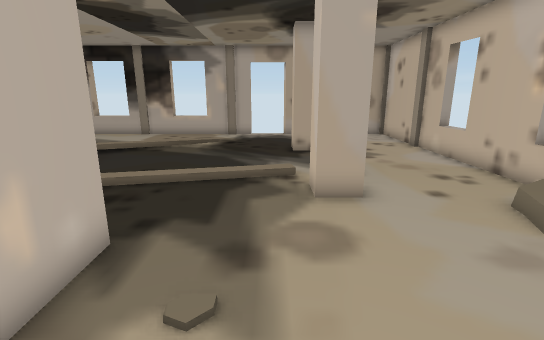
[1] (above)

14 first-person views from a walk through a scene from a Unity 3-D project. The camera is 1.2 m above the floor, tilts 14° down and sees 85° across. The floor is counted in squares, 0.5 m on a side. Each view is taken from the middle of a square. On the plan, view 1 faces up. The plan holds only what a view shows up to about 19 squares ahead; the rest is blank. The place goes on beyond the plan.

[2]
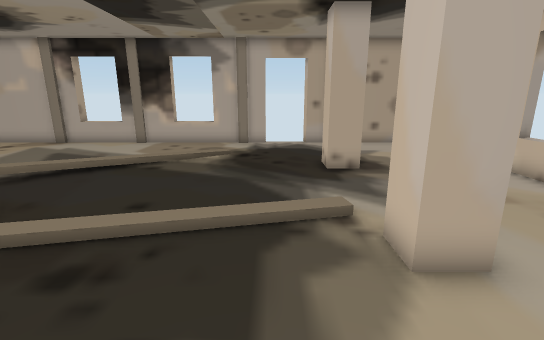

[3]
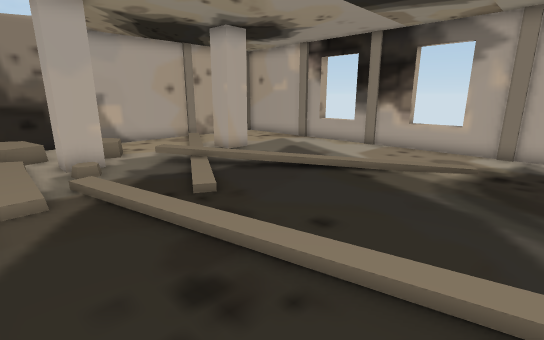

[4]
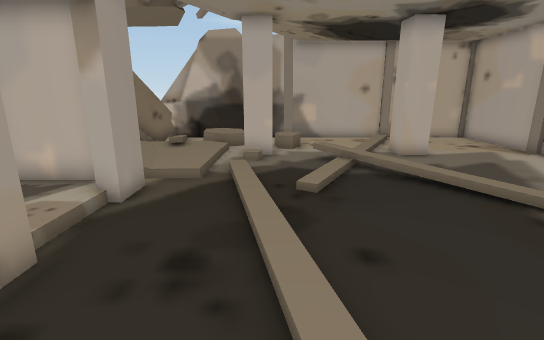

[5]
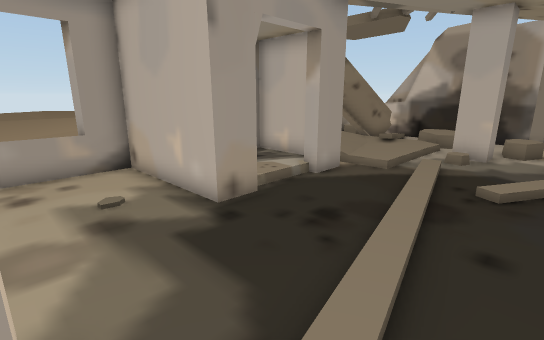

[6]
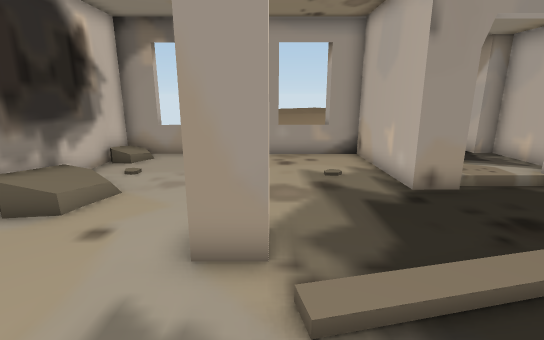

[7]
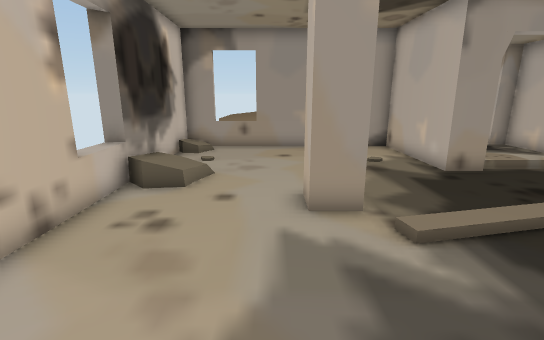

[8]
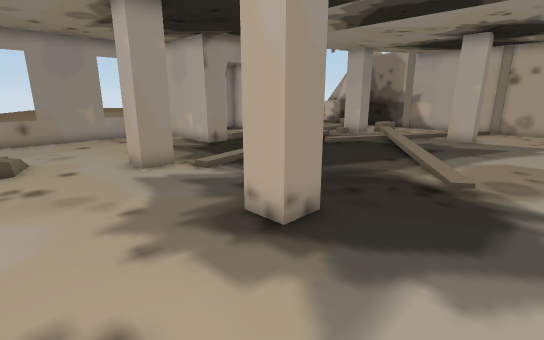

[9]
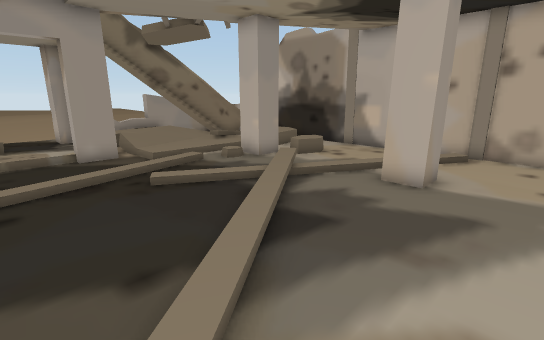

[10]
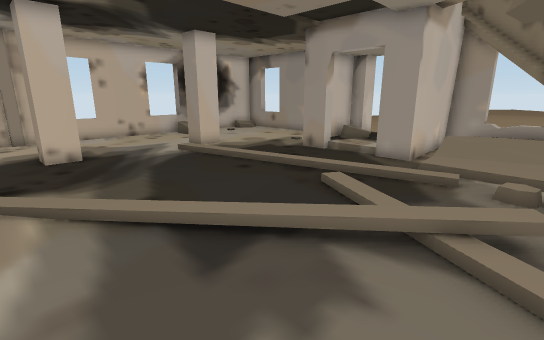

[11]
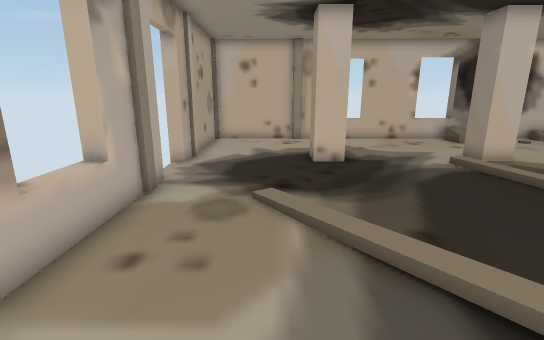

[12]
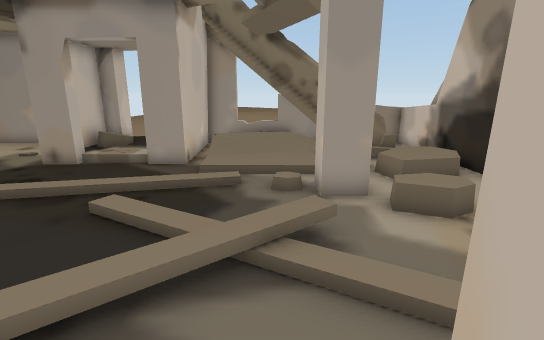

[13]
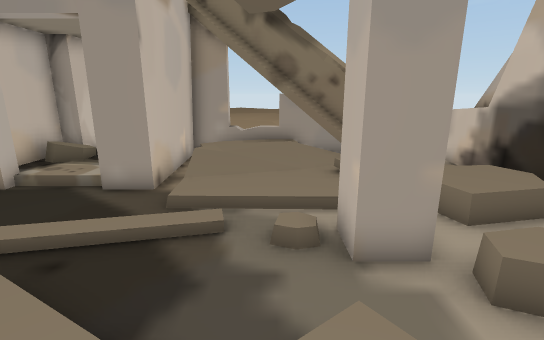

[14]
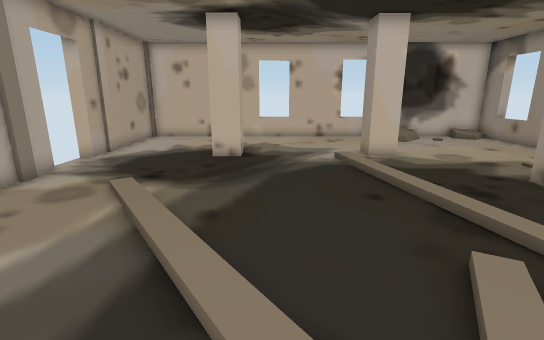

### Floor plan
Key: @ floor where view 1 was taken; # wall or solid block; x gap in a wall; . main floor; : floor 0.25 m higher than the main floor; + floor 0.5 m higher than the main floor; / step, stairs or slope; = window, fence, low wall or low ledge; O other object.
Columns run from 18 left of view 1 to 8 right of it. Each row starts with its distance up from view 1.
 20       ##=# ##=#    #
 19 #######==###==###..#######
 18 #........................#
 17 #........................#
 16 #........................#
 15 #............/...........#
 14 #//..#.....//......##....#
 13 #..///....//.......##....##
 12 #...///.///..............==
 11 #.....///................##
 10 #.....O///...............#
  9 #..OO.....//....///......#
  8 #../.##..../////...##....##
  7 #../.##/////.......##....==
  6 #.:///////..............:##
  5 # :/:/::::.... #........:#
  4  #..//::::##//##........:#
  3  #==#:::::##:::#.........#
  2  ##=###:+:##:: #.........#
  1   ##=####:##::##.........#
  0        ##.##::## .@..... #
 -1         ###    ##  x##  ##

Positions as (right, up) in squares from view 1, and headings:
1: (0, 0), facing up
2: (-1, 3), facing up
3: (-1, 5), facing up-left
4: (0, 8), facing left
5: (1, 10), facing down-left
6: (1, 12), facing down
7: (3, 14), facing down
8: (6, 18), facing down-left
9: (-4, 17), facing down-left
10: (-12, 16), facing down-right
11: (-10, 16), facing right
12: (-11, 15), facing down
13: (-11, 12), facing down
14: (-11, 12), facing right
